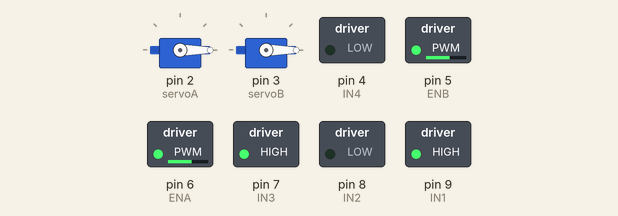
Simulated run of this sketch. Board: Arduino Uno, built with avr-gcc and run on an emulated ATmega328P. Shown: 2 × servo, switched loads named in the sketch (green lamp = pin HIGH). What the sketch prints to the serial monitor is not drawn.

Above: at 0.1 s.
Timing chart, 0 to 1.6 s (numbered marks = the images above):
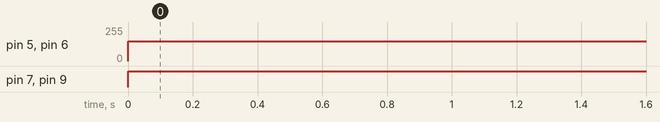

The sketch:

ARDUINO_PROGRAM_TRANSPORTER_PS2.ino
```cpp
#include <PS2X_lib.h>
#include <Servo.h>

PS2X ps2x;
Servo servoA;
Servo servoB;

int IN1 = 9;
int IN2 = 8;
int IN3 = 7;
int IN4 = 4;
int ENA = 6;
int ENB = 5;

int error = 0;
byte type = 0;
byte vibrate = 0;
int posA = 0;
int posB = 0;

void setup() {
  Serial.begin(9600);

  pinMode(IN1, OUTPUT);
  pinMode(IN2, OUTPUT);
  pinMode(ENA, OUTPUT);
  pinMode(IN3, OUTPUT);
  pinMode(IN4, OUTPUT);
  pinMode(ENB, OUTPUT);

  servoA.attach(2);
  servoA.write(posA);
  servoB.attach(3);
  servoB.write(posB);

  error = ps2x.config_gamepad(13,11,10,12, true, true);

  if(error == 0) {
    Serial.println("Controller connected successfully!");
  } else {
    Serial.print("Controller error: ");
    Serial.println(error);
  }
}

void loop() {
  if(error != 0) return;

  ps2x.read_gamepad(false, vibrate);

  if(ps2x.Button(PSB_L1)){
    posA+=5;
    servoA.write(posA);
    Serial.println("Servo A +5");
  } else if(ps2x.Button(PSB_R1)){
    posA-=5;
    servoA.write(posA);
    Serial.println("Servo A -5");
  }

  if(ps2x.Button(PSB_L2)){
    posB+=5;
    servoB.write(posB);
    Serial.println("Servo B +5");
  } else if(ps2x.Button(PSB_R2)){
    posB-=5;
    servoB.write(posB);
    Serial.println("Servo B -5");
  }

  if(ps2x.Analog(PSS_LY) < 127 && ps2x.Analog(PSS_LY) > 0) {
    Serial.println("Maju Kiri");
    digitalWrite(IN3, LOW);
    digitalWrite(IN4, HIGH);
    analogWrite(ENB, 150); // Atur kecepatan motor
  } else if(ps2x.Analog(PSS_LY) == 0) {
    Serial.println("maju Kiri Gaspol");
    digitalWrite(IN3, LOW);
    digitalWrite(IN4, HIGH);
    analogWrite(ENB, 255); // Gas penuh
  } else if(ps2x.Analog(PSS_LY) > 127 && ps2x.Analog(PSS_LY) < 255) {
    Serial.println("Mundur Kiri");
    digitalWrite(IN3, HIGH);
    digitalWrite(IN4, LOW);
    analogWrite(ENB, 150); // Atur kecepatan motor mundur
  } else if(ps2x.Analog(PSS_LY) == 255) {
    Serial.println("Mundur Kiri Gaspol");
    digitalWrite(IN3, HIGH);
    digitalWrite(IN4, LOW);
    analogWrite(ENB, 255); // Gas penuh mundur
  } else {
    Serial.println("Berhenti");
    digitalWrite(IN3, LOW);
    digitalWrite(IN4, LOW);
  }

  if(ps2x.Analog(PSS_RY) < 127 && ps2x.Analog(PSS_RY) > 0) {
    Serial.println("Maju Kanan");
    digitalWrite(IN1, LOW); // Atur pin motor kanan
    digitalWrite(IN2, HIGH);
    analogWrite(ENA, 150); // Set kecepatan motor kanan
  } else if(ps2x.Analog(PSS_RY) == 0) {
    Serial.println("maju Kanan Gaspol");
    digitalWrite(IN1, LOW);
    digitalWrite(IN2, HIGH);
    analogWrite(ENA, 255); // Gas penuh kanan
  } else if(ps2x.Analog(PSS_RY) > 127 && ps2x.Analog(PSS_RY) < 255) {
    Serial.println("Mundur Kanan");
    digitalWrite(IN1, HIGH);
    digitalWrite(IN2, LOW);
    analogWrite(ENA, 150);
  } else if(ps2x.Analog(PSS_RY) == 255) {
    Serial.println("Mundur Kanan Gaspol");
    digitalWrite(IN1, HIGH);
    digitalWrite(IN2, LOW);
    analogWrite(ENA, 255); // Gas penuh mundur kanan
  } else {
    Serial.println("Berhenti");
    digitalWrite(IN1, LOW);
    digitalWrite(IN2, LOW);
  }
  delay(100);
}
```

Measured:
- by itself, pin 5 (ENB), pin 6 (ENA): 0/255 → 150/255 at 0.00 s
- by itself, pin 7 (IN3), pin 9 (IN1): LOW → HIGH at 0.00 s
